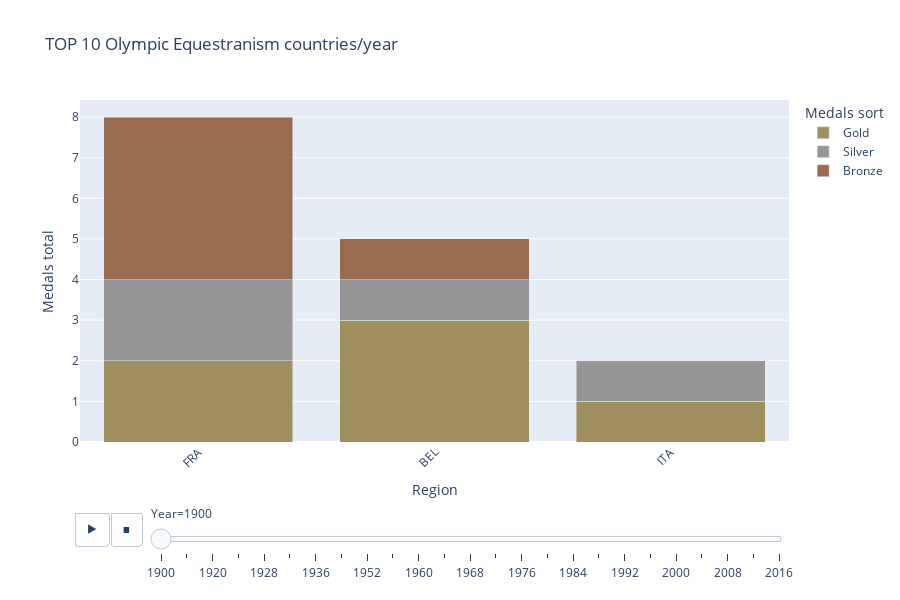

Notebook code cell kept with this figure:
### Markdown cell above
## Equestrianism top 10 medals

### Code cell
medals_sorted_per_year = (sport_equestrianism_medals.groupby(["Year", "NOC", "Medal"])
                          .size()
                          .reset_index(name="Count"))                                 #convert "Counts" into a column

# Separate columns per medal type
medals_all_years = medals_sorted_per_year.pivot_table(
    values="Count",
    index=["Year", "NOC"],
    columns="Medal",
    fill_value=0
).reset_index()

medals_all_years.columns.name = None



medals_all_years["Total"] = (
    medals_all_years["Gold"]
    + medals_all_years["Silver"]
    + medals_all_years["Bronze"]
    )

medals_all_years["Year"] = medals_all_years["Year"].astype(int)

medals_all_sorted = medals_all_years.sort_values(
    ["Year", "Total"],
    ascending=[True, False]
)


top10_per_year = medals_all_sorted.groupby("Year").head(10)


fig = px.bar(
    top10_per_year,
    x= "NOC",
    y=["Gold","Silver", "Bronze"],
    color_discrete_map={
        "Gold":"#9F8F5E",
        "Silver": "#969696",
        "Bronze": "#996B4F"
        },
    animation_frame="Year",
    title="TOP 10 Olympic Equestranism countries/year",
    labels={"value": "Medals total", "NOC":"Region", "variable":"Medals sort"},
    barmode="stack"
)
# kod nedan utvecklad med hjälp av Claude (Anthropic, 2025). Konversation: 16 november 2025:
#frågan var hur jag kunde få tydligare graf.

fig.update_layout(                               
    xaxis_tickangle=-45,                         #vrider NOC text så den är lättare att läsa
    height=600,                                  # höjd på  grafen
    xaxis={'categoryorder': 'total descending'}  # Sorterar inom staplarna inom varje år från mest till minst
)

fig.show()

medals_all_years["NOC"].unique().tolist()

### Figure 1 — Plotly figure (JSON) as saved in the notebook; plotly's stock layout.template omitted (floating-point values rounded to 4 significant figures)
{"data": [{"hovertemplate": "Medals sort=Gold<br>Year=1900<br>Region=%{x}<br>Medals total=%{y}<extra></extra>", "legendgroup": "Gold", "marker": {"color": "#9F8F5E", "pattern": {"shape": ""}}, "name": "Gold", "orientation": "v", "showlegend": true, "textposition": "auto", "type": "bar", "x": ["FRA", "BEL", "ITA"], "xaxis": "x", "y": [2.0, 3.0, 1.0], "yaxis": "y"}, {"hovertemplate": "Medals sort=Silver<br>Year=1900<br>Region=%{x}<br>Medals total=%{y}<extra></extra>", "legendgroup": "Silver", "marker": {"color": "#969696", "pattern": {"shape": ""}}, "name": "Silver", "orientation": "v", "showlegend": true, "textposition": "auto", "type": "bar", "x": ["FRA", "BEL", "ITA"], "xaxis": "x", "y": [2.0, 1.0, 1.0], "yaxis": "y"}, {"hovertemplate": "Medals sort=Bronze<br>Year=1900<br>Region=%{x}<br>Medals total=%{y}<extra></extra>", "legendgroup": "Bronze", "marker": {"color": "#996B4F", "pattern": {"shape": ""}}, "name": "Bronze", "orientation": "v", "showlegend": true, "textposition": "auto", "type": "bar", "x": ["FRA", "BEL", "ITA"], "xaxis": "x", "y": [4.0, 1.0, 0.0], "yaxis": "y"}], "layout": {"barmode": "stack", "height": 600, "legend": {"title": {"text": "Medals sort"}, "tracegroupgap": 0}, "sliders": [{"active": 0, "currentvalue": {"prefix": "Year="}, "len": 0.9, "pad": {"b": 10, "t": 60}, "steps": [{"args": [["1900"], {"frame": {"duration": 0, "redraw": true}, "fromcurrent": true, "mode": "immediate", "transition": {"duration": 0, "easing": "linear"}}], "label": "1900", "method": "animate"}, {"args": [["1912"], {"frame": {"duration": 0, "redraw": true}, "fromcurrent": true, "mode": "immediate", "transition": {"duration": 0, "easing": "linear"}}], "label": "1912", "method": "animate"}, {"args": [["1920"], {"frame": {"duration": 0, "redraw": true}, "fromcurrent": true, "mode": "immediate", "transition": {"duration": 0, "easing": "linear"}}], "label": "1920", "method": "animate"}, {"args": [["1924"], {"frame": {"duration": 0, "redraw": true}, "fromcurrent": true, "mode": "immediate", "transition": {"duration": 0, "easing": "linear"}}], "label": "1924", "method": "animate"}, {"args": [["1928"], {"frame": {"duration": 0, "redraw": true}, "fromcurrent": true, "mode": "immediate", "transition": {"duration": 0, "easing": "linear"}}], "label": "1928", "method": "animate"}, {"args": [["1932"], {"frame": {"duration": 0, "redraw": true}, "fromcurrent": true, "mode": "immediate", "transition": {"duration": 0, "easing": "linear"}}], "label": "1932", "method": "animate"}, {"args": [["1936"], {"frame": {"duration": 0, "redraw": true}, "fromcurrent": true, "mode": "immediate", "transition": {"duration": 0, "easing": "linear"}}], "label": "1936", "method": "animate"}, {"args": [["1948"], {"frame": {"duration": 0, "redraw": true}, "fromcurrent": true, "mode": "immediate", "transition": {"duration": 0, "easing": "linear"}}], "label": "1948", "method": "animate"}, {"args": [["1952"], {"frame": {"duration": 0, "redraw": true}, "fromcurrent": true, "mode": "immediate", "transition": {"duration": 0, "easing": "linear"}}], "label": "1952", "method": "animate"}, {"args": [["1956"], {"frame": {"duration": 0, "redraw": true}, "fromcurrent": true, "mode": "immediate", "transition": {"duration": 0, "easing": "linear"}}], "label": "1956", "method": "animate"}, {"args": [["1960"], {"frame": {"duration": 0, "redraw": true}, "fromcurrent": true, "mode": "immediate", "transition": {"duration": 0, "easing": "linear"}}], "label": "1960", "method": "animate"}, {"args": [["1964"], {"frame": {"duration": 0, "redraw": true}, "fromcurrent": true, "mode": "immediate", "transition": {"duration": 0, "easing": "linear"}}], "label": "1964", "method": "animate"}, {"args": [["1968"], {"frame": {"duration": 0, "redraw": true}, "fromcurrent": true, "mode": "immediate", "transition": {"duration": 0, "easing": "linear"}}], "label": "1968", "method": "animate"}, {"args": [["1972"], {"frame": {"duration": 0, "redraw": true}, "fromcurrent": true, "mode": "immediate", "transition": {"duration": 0, "easing": "linear"}}], "label": "1972", "method": "animate"}, {"args": [["1976"], {"frame": {"duration": 0, "redraw": true}, "fromcurrent": true, "mode": "immediate", "transition": {"duration": 0, "easing": "linear"}}], "label": "1976", "method": "animate"}, {"args": [["1980"], {"frame": {"duration": 0, "redraw": true}, "fromcurrent": true, "mode": "immediate", "transition": {"duration": 0, "easing": "linear"}}], "label": "1980", "method": "animate"}, {"args": [["1984"], {"frame": {"duration": 0, "redraw": true}, "fromcurrent": true, "mode": "immediate", "transition": {"duration": 0, "easing": "linear"}}], "label": "1984", "method": "animate"}, {"args": [["1988"], {"frame": {"duration": 0, "redraw": true}, "fromcurrent": true, "mode": "immediate", "transition": {"duration": 0, "easing": "linear"}}], "label": "1988", "method": "animate"}, {"args": [["1992"], {"frame": {"duration": 0, "redraw": true}, "fromcurrent": true, "mode": "immediate", "transition": {"duration": 0, "easing": "linear"}}], "label": "1992", "method": "animate"}, {"args": [["1996"], {"frame": {"duration": 0, "redraw": true}, "fromcurrent": true, "mode": "immediate", "transition": {"duration": 0, "easing": "linear"}}], "label": "1996", "method": "animate"}, {"args": [["2000"], {"frame": {"duration": 0, "redraw": true}, "fromcurrent": true, "mode": "immediate", "transition": {"duration": 0, "easing": "linear"}}], "label": "2000", "method": "animate"}, {"args": [["2004"], {"frame": {"duration": 0, "redraw": true}, "fromcurrent": true, "mode": "immediate", "transition": {"duration": 0, "easing": "linear"}}], "label": "2004", "method": "animate"}, {"args": [["2008"], {"frame": {"duration": 0, "redraw": true}, "fromcurrent": true, "mode": "immediate", "transition": {"duration": 0, "easing": "linear"}}], "label": "2008", "method": "animate"}, {"args": [["2012"], {"frame": {"duration": 0, "redraw": true}, "fromcurrent": true, "mode": "immediate", "transition": {"duration": 0, "easing": "linear"}}], "label": "2012", "method": "animate"}, {"args": [["2016"], {"frame": {"duration": 0, "redraw": true}, "fromcurrent": true, "mode": "immediate", "transition": {"duration": 0, "easing": "linear"}}], "label": "2016", "method": "animate"}], "x": 0.1, "xanchor": "left", "y": 0, "yanchor": "top"}], "title": {"text": "TOP 10 Olympic Equestranism countries/year"}, "updatemenus": [{"buttons": [{"args": [null, {"frame": {"duration": 500, "redraw": true}, "fromcurrent": true, "mode": "immediate", "transition": {"duration": 500, "easing": "linear"}}], "label": "&#9654;", "method": "animate"}, {"args": [[null], {"frame": {"duration": 0, "redraw": true}, "fromcurrent": true, "mode": "immediate", "transition": {"duration": 0, "easing": "linear"}}], "label": "&#9724;", "method": "animate"}], "direction": "left", "pad": {"r": 10, "t": 70}, "showactive": false, "type": "buttons", "x": 0.1, "xanchor": "right", "y": 0, "yanchor": "top"}], "xaxis": {"anchor": "y", "categoryorder": "total descending", "domain": [0, 1], "tickangle": -45, "title": {"text": "Region"}}, "yaxis": {"anchor": "x", "domain": [0, 1], "title": {"text": "Medals total"}}}}
